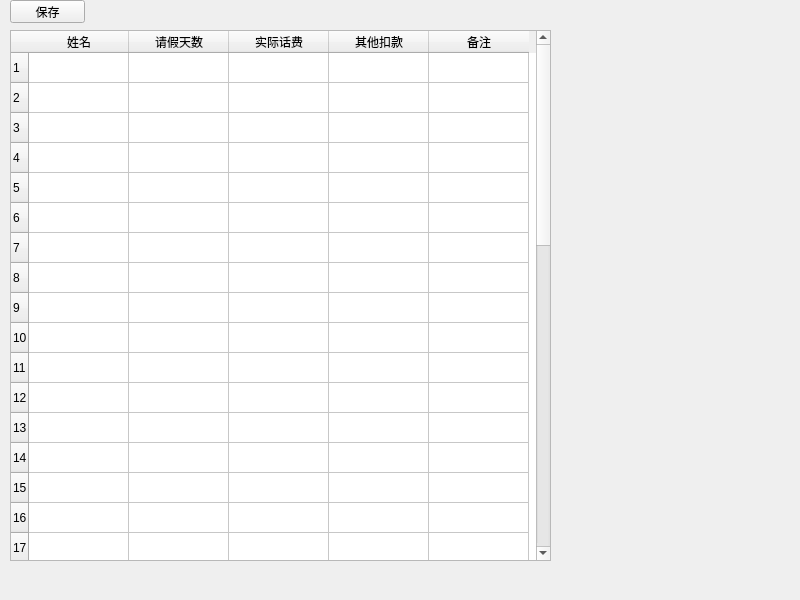
<?xml version="1.0" encoding="UTF-8"?>
<ui version="4.0">
 <class>MainWindow</class>
 <widget class="QMainWindow" name="MainWindow">
  <property name="geometry">
   <rect>
    <x>0</x>
    <y>0</y>
    <width>800</width>
    <height>600</height>
   </rect>
  </property>
  <property name="windowTitle">
   <string>MainWindow</string>
  </property>
  <widget class="QWidget" name="centralwidget">
   <widget class="QTableWidget" name="tableWidget">
    <property name="geometry">
     <rect>
      <x>10</x>
      <y>30</y>
      <width>541</width>
      <height>531</height>
     </rect>
    </property>
    <property name="rowCount">
     <number>40</number>
    </property>
    <property name="columnCount">
     <number>5</number>
    </property>
    <attribute name="horizontalHeaderVisible">
     <bool>true</bool>
    </attribute>
    <attribute name="horizontalHeaderHighlightSections">
     <bool>true</bool>
    </attribute>
    <row/>
    <row/>
    <row/>
    <row/>
    <row/>
    <row/>
    <row/>
    <row/>
    <row/>
    <row/>
    <row/>
    <row/>
    <row/>
    <row/>
    <row/>
    <row/>
    <row/>
    <row/>
    <row/>
    <row/>
    <row/>
    <row/>
    <row/>
    <row/>
    <row/>
    <row/>
    <row/>
    <row/>
    <row/>
    <row/>
    <row/>
    <row/>
    <row/>
    <row/>
    <row/>
    <row/>
    <row/>
    <row/>
    <row/>
    <row/>
    <column>
     <property name="text">
      <string>姓名</string>
     </property>
    </column>
    <column>
     <property name="text">
      <string>请假天数</string>
     </property>
    </column>
    <column>
     <property name="text">
      <string>实际话费</string>
     </property>
    </column>
    <column>
     <property name="text">
      <string>其他扣款</string>
     </property>
    </column>
    <column>
     <property name="text">
      <string>备注</string>
     </property>
    </column>
    <item row="0" column="0">
     <property name="flags">
      <set>ItemIsSelectable|ItemIsEditable|ItemIsDragEnabled|ItemIsUserCheckable|ItemIsEnabled</set>
     </property>
    </item>
   </widget>
   <widget class="QPushButton" name="pushButton">
    <property name="geometry">
     <rect>
      <x>10</x>
      <y>0</y>
      <width>75</width>
      <height>23</height>
     </rect>
    </property>
    <property name="text">
     <string>保存</string>
    </property>
   </widget>
  </widget>
 </widget>
 <resources/>
 <connections/>
</ui>
